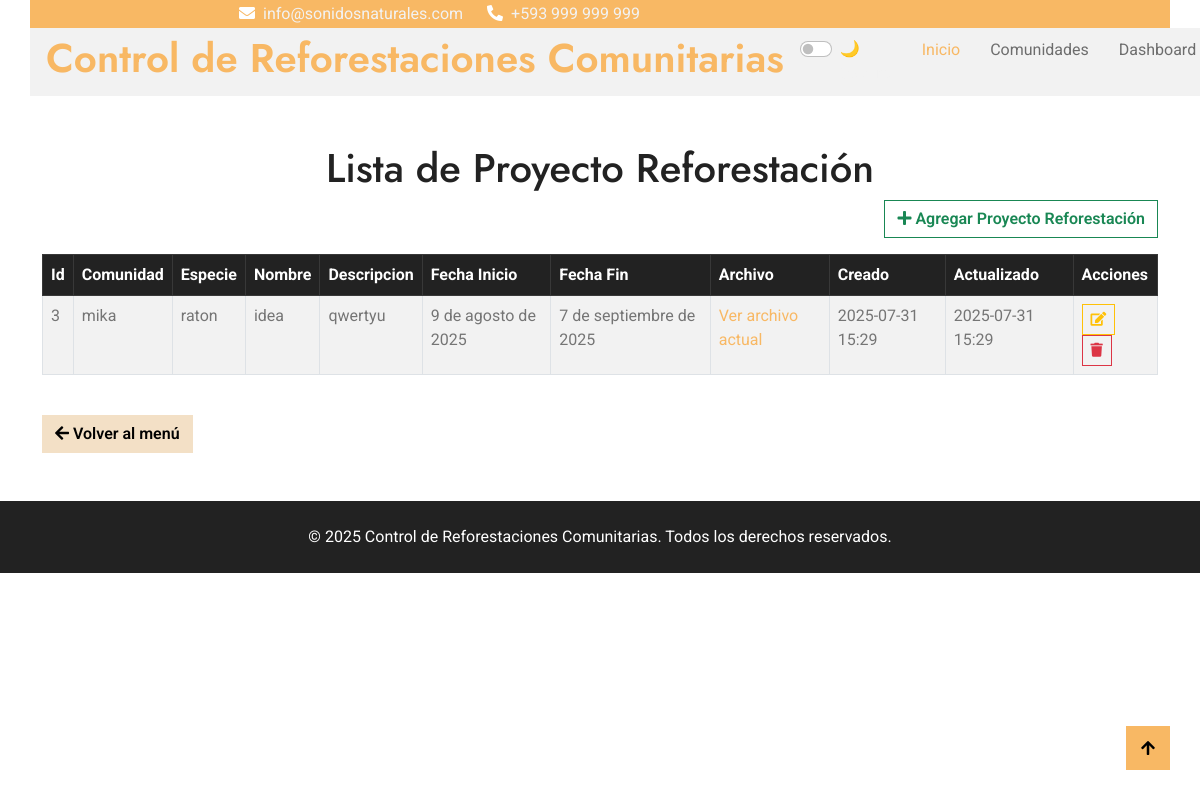
The page /proyecto/ on the database as committed earlier.
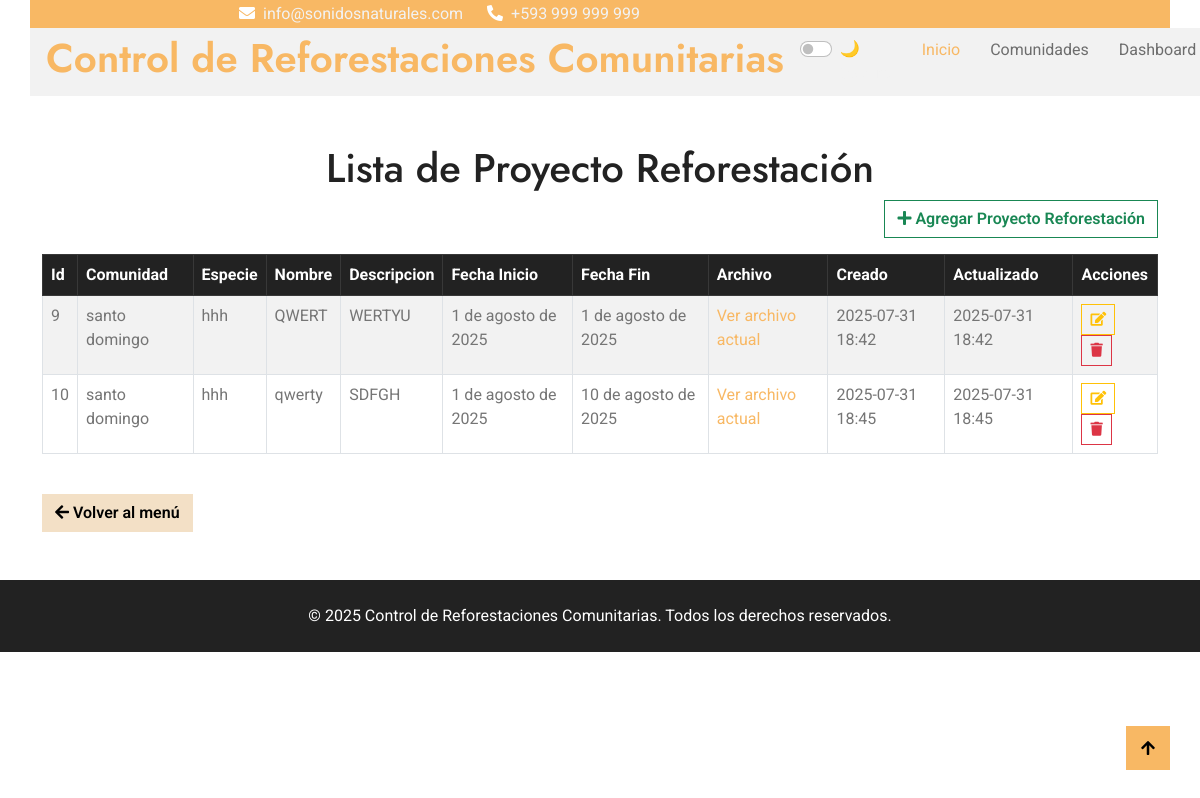
The same page on the database as committed later.
### Aplicaciones/Proyecto/models.py (models this page shows, shortened)
class Proyecto(models.Model):
    comunidad = models.ForeignKey(Comunidad, on_delete=models.CASCADE)
    especie = models.ForeignKey(Especie, on_delete=models.CASCADE)
    nombre = models.CharField(max_length=100)
    descripcion = models.TextField()
    fecha_inicio = models.DateField()
    fecha_fin = models.DateField()
    archivo = models.FileField(upload_to='media/proyectos/', blank=True)
    creado = models.DateTimeField(auto_now_add=True)
    actualizado = models.DateTimeField(auto_now=True)

### Aplicaciones/Comunidad/models.py (models this page shows)
class Comunidad(models.Model):
    nombre = models.CharField(max_length=100)
    latitud = models.DecimalField(max_digits=9, decimal_places=6)
    longitud = models.DecimalField(max_digits=9, decimal_places=6)
    descripcion = models.TextField(blank=True)
    correo = models.EmailField(blank=True)
    creado = models.DateTimeField(auto_now_add=True)
    actualizado = models.DateTimeField(auto_now=True)
    def __str__(self):
        return self.nombre

### Aplicaciones/Especie/models.py (models this page shows)
class Especie(models.Model):
    nombre_comun = models.CharField(max_length=100)
    nombre_cientifico = models.CharField(max_length=150, blank=True)
    imagen = models.ImageField(upload_to='media/especies/', blank=True , null=True)
    creado = models.DateTimeField(auto_now_add=True)
    actualizado = models.DateTimeField(auto_now=True)
    def __str__(self):
        return self.nombre_comun

### Aplicaciones/Proyecto/views.py (the view)
# urls.py: path('', views.listaProyecto, name='lista_proyecto'),
def listaProyecto(request):
    proyectos = Proyecto.objects.all()
    return render(request, 'proyecto/lista.html', {'proyectos': proyectos})

### Aplicaciones/Proyecto/templates/proyecto/lista.html (shortened to what this page needs)
{% extends "plantilla.html" %}
{% block contenido %}
<div class="container mt-5">
    <h1 class="text-center">Lista de Proyecto Reforestación</h1>
    <div class="text-end mb-3">
        <a href="{% url 'nuevo_proyecto' %}" class="btn btn-outline-success">
            <i class="fa fa-plus"></i> Agregar Proyecto Reforestación
        </a>
    </div>
    <div class="table-responsive">
        <table class="table table-bordered table-striped table-hover datatable" style="width:100%">
            <thead class="table-dark">
                <tr>
                    <th>Id</th>
                    <th>Comunidad</th>
                    <th>Especie</th>
                    <th>Nombre</th>
                    <th>Descripcion</th>
                    <th>Fecha Inicio</th>
                    <th>Fecha Fin</th>
                    <th>Archivo</th>
                    <th>Creado</th>
                    <th>Actualizado</th>
                    <th>Acciones</th>
                </tr>
            </thead>
            <tbody>
                {% for proyecto in proyectos %}
                <tr>
                    <td>{{ proyecto.id }}</td>
                    <td>{{ proyecto.comunidad }}</td>
                    <td>{{ proyecto.especie }}</td>
                    <td>{{ proyecto.nombre }}</td>
                    <td>{{ proyecto.descripcion }}</td>
                    <td>{{ proyecto.fecha_inicio }}</td>
                    <td>{{ proyecto.fecha_fin }}</td>
                    <td>
                        {%if proyecto.archivo %}
                            <a href="{{ proyecto.archivo.url }}" target="_blank">Ver archivo actual</a>
                        {% else %}
                            <span class="text-muted">Sin archivo</span>
                        {% endif %}
                    </td>
                    <td>{{ proyecto.creado|date:"Y-m-d H:i" }}</td>
                    <td>{{ proyecto.actualizado|date:"Y-m-d H:i" }}</td>
                    <td>
                        <a href="editar/{{ proyecto.id }}/" class="btn btn-outline-warning btn-sm" title="Editar">
                            <i class="fa fa-edit"></i>
                        </a>
                        <button onclick="confirmDelete('{{ proyecto.id }}')" class="btn btn-outline-danger btn-sm" title="Eliminar">
                            <i class="fa fa-trash"></i>
                        </button>
                    </td>
                </tr>
                {% endfor %}
            </tbody>
        </table>
    </div>
    <div class="mt-4">
        <a href="/" class="btn btn-secondary">
            <i class="fa fa-arrow-left"></i> Volver al menú
        </a>
    </div>
 </div>
 {% endblock %}

Rows that differ between the two databases and show on the page:
removed Proyecto: id "3", comunidad "mika", especie "raton", nombre "idea", descripcion "qwertyu", fecha_inicio "9 de agosto de 2025", fecha_fin "7 de septiembre de 2025", creado "2025-07-31 15:29", actualizado "2025-07-31 15:29"
added Proyecto: id "9", comunidad "santo domingo", especie "hhh", nombre "QWERT", descripcion "WERTYU", fecha_inicio "1 de agosto de 2025", fecha_fin "1 de agosto de 2025", creado "2025-07-31 18:42", actualizado "2025-07-31 18:42"
added Proyecto: id "10", comunidad "santo domingo", especie "hhh", nombre "qwerty", descripcion "SDFGH", fecha_inicio "1 de agosto de 2025", fecha_fin "10 de agosto de 2025", creado "2025-07-31 18:45", actualizado "2025-07-31 18:45"
